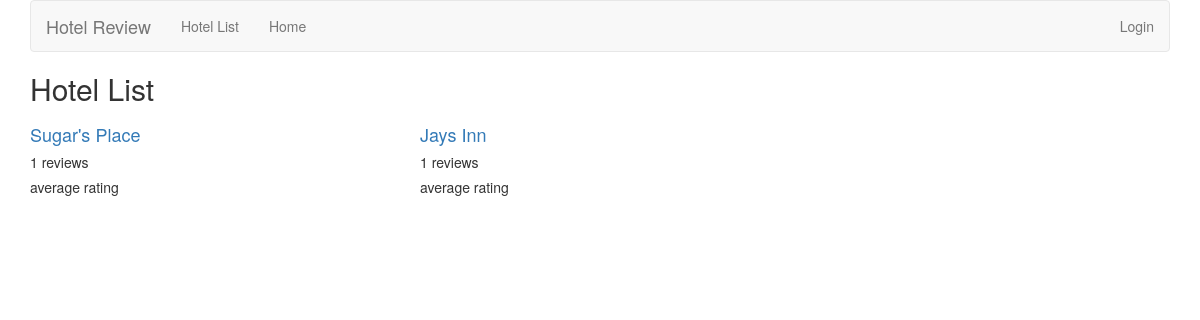
Page /hotelsite/hotel on the earlier database version.
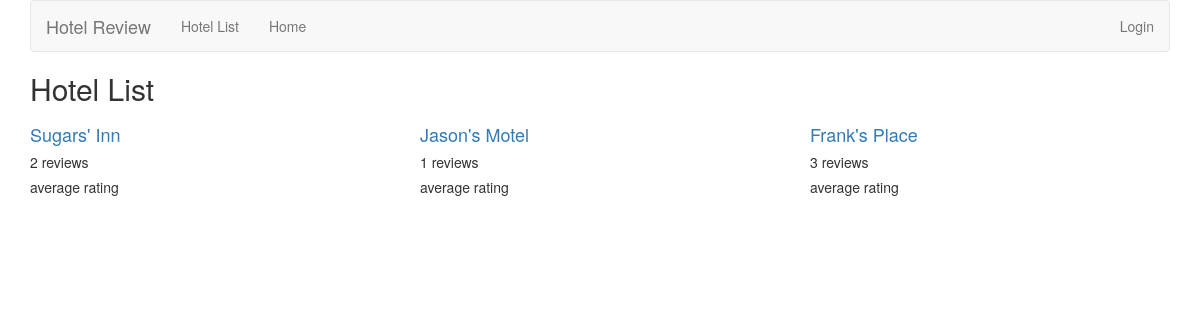
Same page on the later database version.
### hotelsite/models.py (models this page shows, shortened)
class Hotel(models.Model):
	name = models.CharField(max_length=60)
	add1 = models.CharField(max_length=50)
	add2 = models.CharField(max_length=50, null=True, blank=True)
	city = models.CharField(max_length=50)
	state = models.CharField(max_length= 2)
	zipcode = models.CharField(max_length=5)

### hotelsite/views.py (the view)
def hotel_list(request):
    hotel_list = Hotel.objects.order_by('-name')
    context = {'hotel_list':hotel_list}
    return render(request, 'hotel_list.html', context)

### hotelsite/templates/hotel_list.html
{% extends 'base.html' %}
{% block title %}
<h2>Hotel List</h2>
{% endblock title %}
{% block content %}
{% if hotel_list %}
<div class="row">
    {% for hotel in hotel_list %}
  <div class="col-xs-6 col-lg-4">
        <h4><a href="{% url 'hotelsite:hotel_detail' hotel.id %}">
        {{ hotel.name }}
        </a></h4>
        <h5>{{ hotel.review_set.count }} reviews</h5>
        <h5>{{ hotel_averagerating | floatformat }} average rating</h5>
    </div>
    {% endfor %}
</div>
{% else %}
    <p>No Hotels are available.</p>
{% endif %}
{% endblock content %}

Differences in the rows shown:
changed Hotel: name "Sugar's Place" → "Sugars' Inn"; review_set.count "1" → "2"
added Hotel: name "Jason's Motel", review_set.count "1"
changed Hotel: name "Jays Inn" → "Frank's Place"; review_set.count "1" → "3"
